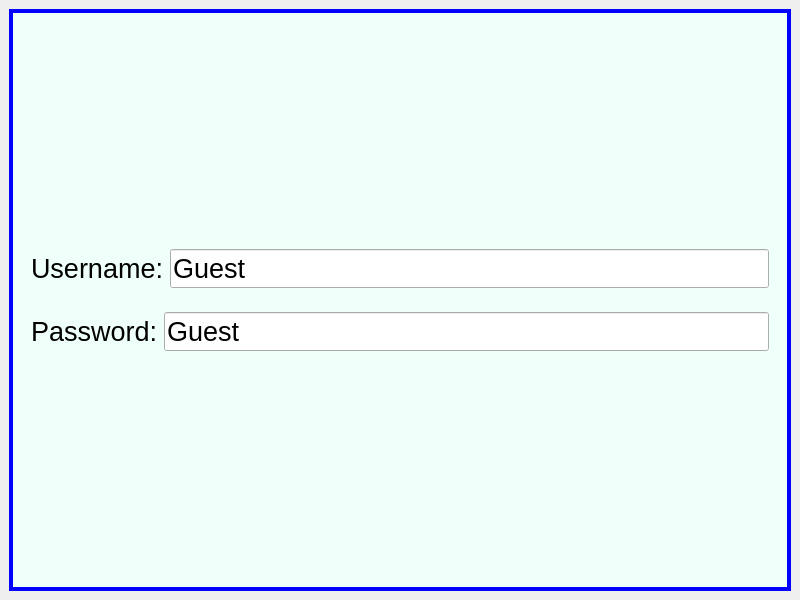
<?xml version="1.0" encoding="UTF-8"?>
<ui version="4.0">
 <class>AccountInfo</class>
 <widget class="QMainWindow" name="AccountInfo">
  <property name="geometry">
   <rect>
    <x>0</x>
    <y>0</y>
    <width>800</width>
    <height>600</height>
   </rect>
  </property>
  <property name="windowTitle">
   <string>MainWindow</string>
  </property>
  <widget class="QWidget" name="centralwidget">
   <layout class="QHBoxLayout" name="horizontalLayout_3">
    <item>
     <widget class="QFrame" name="frame">
      <property name="styleSheet">
       <string notr="true">.QFrame { 
   border: 4px solid blue ;
   background: rgb(239, 255, 249);
} </string>
      </property>
      <property name="frameShape">
       <enum>QFrame::StyledPanel</enum>
      </property>
      <property name="frameShadow">
       <enum>QFrame::Raised</enum>
      </property>
      <layout class="QVBoxLayout" name="verticalLayout">
       <item>
        <spacer name="verticalSpacer_2">
         <property name="orientation">
          <enum>Qt::Vertical</enum>
         </property>
         <property name="sizeHint" stdset="0">
          <size>
           <width>20</width>
           <height>40</height>
          </size>
         </property>
        </spacer>
       </item>
       <item>
        <widget class="QWidget" name="widget" native="true">
         <layout class="QHBoxLayout" name="horizontalLayout">
          <item>
           <widget class="QLabel" name="label">
            <property name="font">
             <font>
              <pointsize>20</pointsize>
             </font>
            </property>
            <property name="frameShape">
             <enum>QFrame::NoFrame</enum>
            </property>
            <property name="text">
             <string>Username:</string>
            </property>
           </widget>
          </item>
          <item>
           <widget class="QLineEdit" name="lineEdit">
            <property name="font">
             <font>
              <pointsize>20</pointsize>
             </font>
            </property>
            <property name="text">
             <string>Guest</string>
            </property>
           </widget>
          </item>
         </layout>
        </widget>
       </item>
       <item>
        <widget class="QWidget" name="widget_2" native="true">
         <layout class="QHBoxLayout" name="horizontalLayout_2">
          <item>
           <widget class="QLabel" name="label_2">
            <property name="font">
             <font>
              <pointsize>20</pointsize>
             </font>
            </property>
            <property name="text">
             <string>Password:</string>
            </property>
           </widget>
          </item>
          <item>
           <widget class="QLineEdit" name="lineEdit_2">
            <property name="font">
             <font>
              <pointsize>20</pointsize>
             </font>
            </property>
            <property name="text">
             <string>Guest</string>
            </property>
           </widget>
          </item>
         </layout>
        </widget>
       </item>
       <item>
        <spacer name="verticalSpacer">
         <property name="orientation">
          <enum>Qt::Vertical</enum>
         </property>
         <property name="sizeHint" stdset="0">
          <size>
           <width>20</width>
           <height>40</height>
          </size>
         </property>
        </spacer>
       </item>
      </layout>
     </widget>
    </item>
   </layout>
  </widget>
 </widget>
 <resources/>
 <connections/>
</ui>
